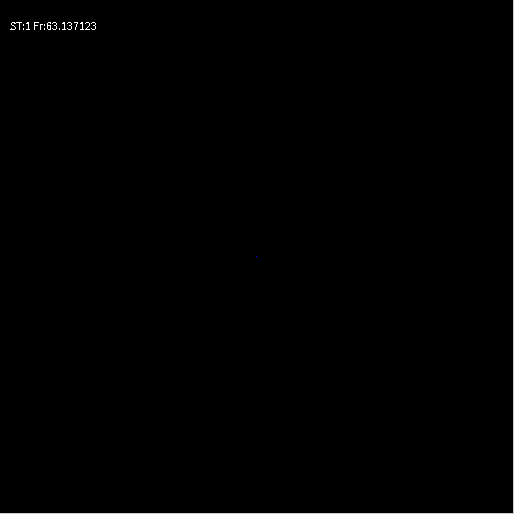
Frame 1 (no input)
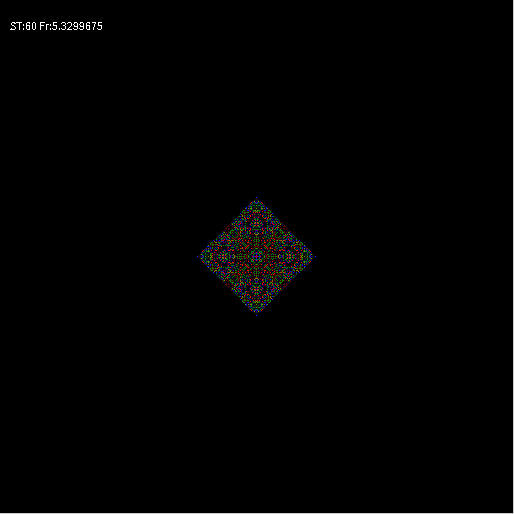
Frame 60 (the mouse pressed at the canvas centre just before this capture)
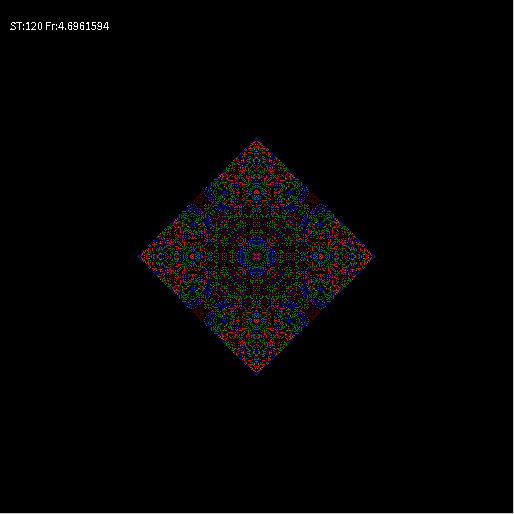
Frame 120 (the mouse held since frame 60 and released just before this capture)

The Processing sketch that drew these frames (run headless with seeded random() and noise(); from frame 60 on, the mouse is pressed at the canvas centre):

// Processing sketch: prac_dom_20161203_Automat_komorkowy2
// ── prac_dom_20161203_Automat_komorkowy2.pde
//Dwuwymiarowy, DETERMINISTYCZNY automat komórkowy - reguła zsumuj z sąsiadami i zrób modulo
//zasiewamy tablicę na początku z zadaną gęstością lub pojedynczą komórką
//Do 16 różnych kolorów
//-////////////////////////////////////////////////////////////////////////////////////////////////

int WorldSize=513; //ile chcemy elementów w linii
int[][] WorldOld=new int[WorldSize][WorldSize]; //tworzenie tablic w Processingu zawsze
int[][] WorldNew=new int[WorldSize][WorldSize];
int Div=16; //jaki dzielnik w regule automatu (ilość kolorów)
float IDens=0.0; //początkowa gęstość tablicy


void setup()
{
  size(514,514); //okno kwadratowe
  noSmooth();
  if(IDens>0)
  {
    for(int i=0;i<WorldOld.length;i++) //zasiewanie tablicy
      for (int j=0;j<WorldOld.length;j++)
      if(random(1.0)<IDens)
      WorldOld[i][j]=int(random(3));
  }
  else
  {
    WorldOld[WorldSize/2][WorldSize/2]=1;
  }
  frameRate(30);
}

int t=0;
void draw()
{
  for (int i=0;i<WorldSize;i++) //wizualizacja czyli "rysowanie na ekranie"
  for (int j=0;j<WorldSize;j++)
  {
    switch(WorldOld[i][j]){ //instrukcja wyboru pozwala nam wybrać dowolny kolor w zalezności
    case 15:stroke(0,0,16);break;
    case 14:stroke(0,16,0);break;
    case 13:stroke(16,0,0);break;
    case 12:stroke(0,0,32);break;
    case 11:stroke(32,0,0);break;
    case 10:stroke(0,32,0);break;
    case 9:stroke(0,0,64);break;
    case 8:stroke(64,0,0);break;
    case 7:stroke(0,64,0);break;
    case 6:stroke(0,0,128);break;
    case 5:stroke(128,0,0);break;
    case 4:stroke(0,128,0);break;
    case 3:stroke(128,128,0);break;
    case 2:stroke(255,0,0);break;
    case 1:stroke(0,0,255);break;
    case 0:stroke(0,0,0);break;
    default: stroke(0,255,0); //to się pojawić nie powinno
    break;
    }
    
    point (i,j);
  }
  //zmiana stanu automatu
  for(int i=0;i<WorldSize;i++) //reguła - zsumuj z sąsiadami i weż modulo
  {
      //zamiast ignorować brzegi można zrobić liczneie indeksów sąsiadów z zawijaniem
      int right = (i+1) %WorldSize;
      int left = (WorldSize+i-1) % WorldSize;
    
      for(int j=0;j<WorldSize;j++)
      {
        int dw=(j+1) % WorldSize;
        int up=(WorldSize+j-1) % WorldSize;
        int ile = WorldOld[i][j]
                +WorldOld[left][j]
                +WorldOld[right][j]
                +WorldOld[i][up]
                +WorldOld[i][dw]
                ; //suma pięciu brana potem modulo 3
        WorldNew[i][j]=ile % Div; //nowy stan zapisujemy na drugą tablicę
      }
  }

  //zamiana tablic
  int[][] WorldTmp=WorldOld;
  WorldOld=WorldNew;
  WorldNew=WorldTmp;

  t++; //kolejne pokolenie/krok/krok
  fill(255);
  text("ST:"+t+" Fr:"+frameRate,10,30);
}

//-////////////////////////////////////////////////////////////////////////////////
// Autor: Wojciech T. Borkowski
// Materiały do podręcznika "Processing w edukacji i symulacji
// https://github.com/borkowsk/sym4processing/tree/master/ProcessingWEdukacji
//-////////////////////////////////////////////////////////////////////////////////
